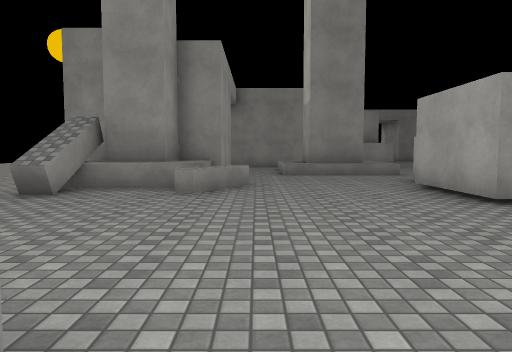
View 1 (above)

24 first-person views from a walk through a scene from a Unity 3-D project. The camera is 1.3 m above the floor, tilts 4° down and sees 70° across. The floor is counted in squares, 2 m on a side. Each view is taken from the middle of a square. On the plan, view 1 faces up. The plan holds only what a view shows up to about 11 squares ahead; the rest is blank. The place goes on beyond the plan. Surface patterns are stand-ins for the level's own textures.

View 2
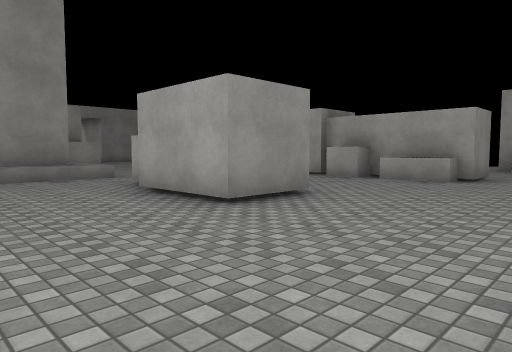

View 3
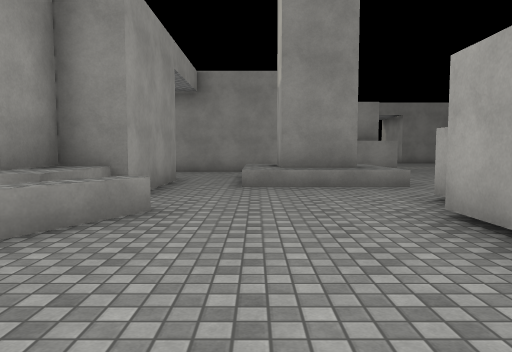

View 4
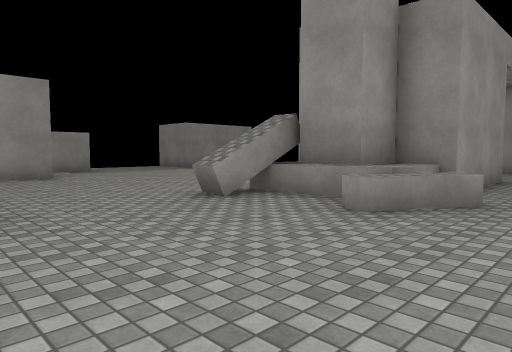

View 5
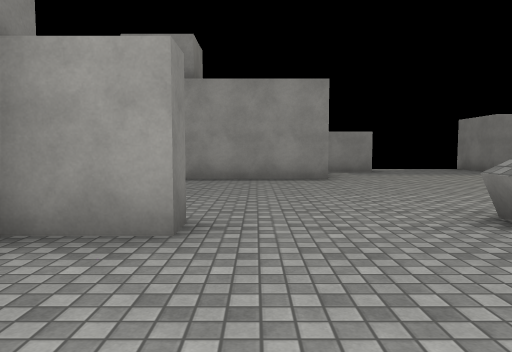

View 6
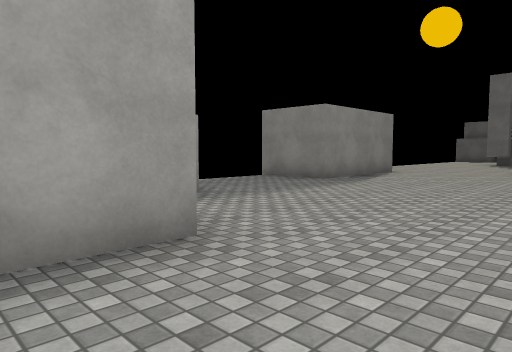

View 7
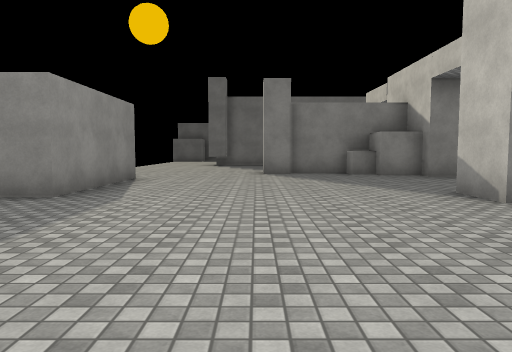

View 8
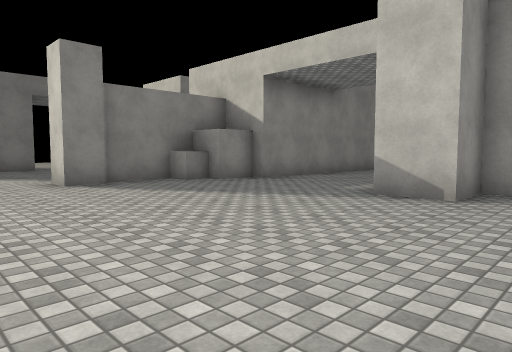

View 9
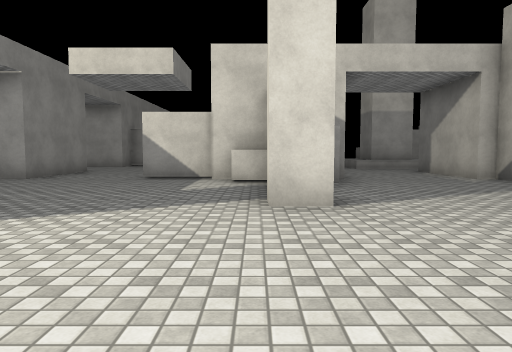

View 10
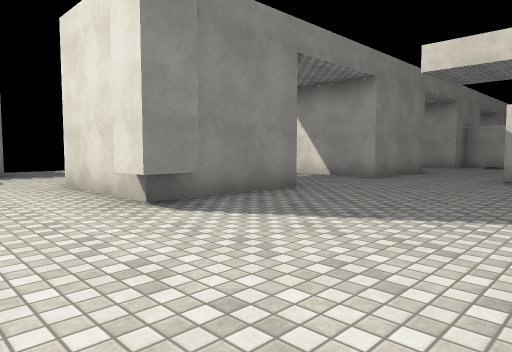

View 11
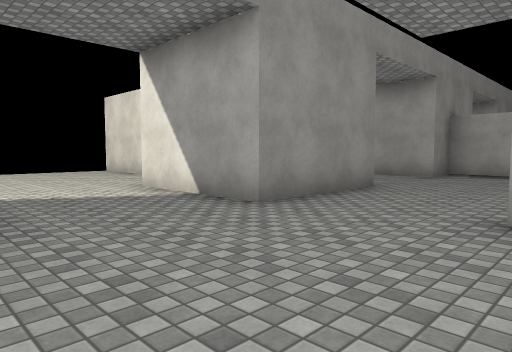

View 12
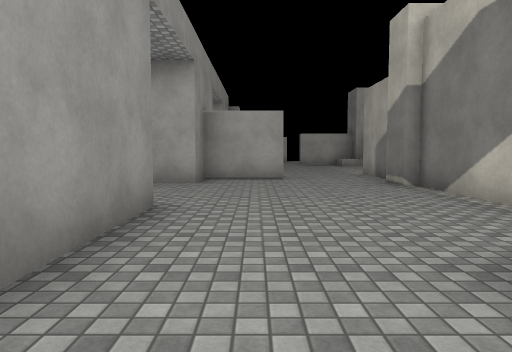

View 13
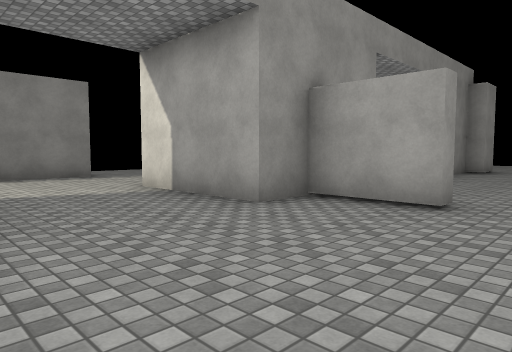

View 14
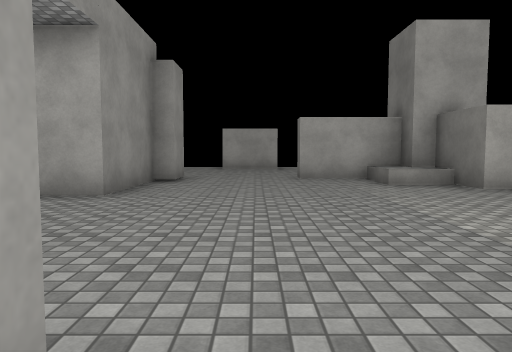

View 15
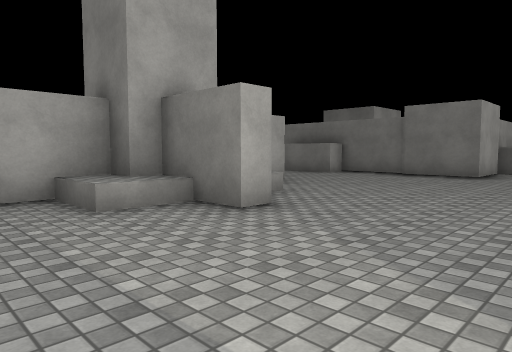

View 16
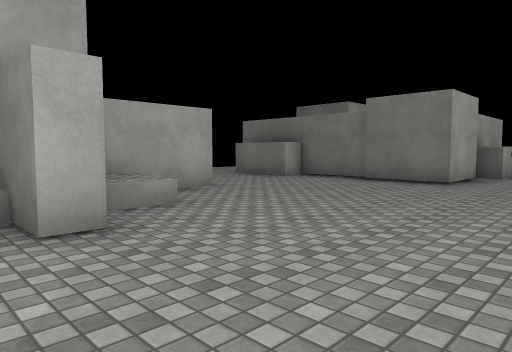

View 17
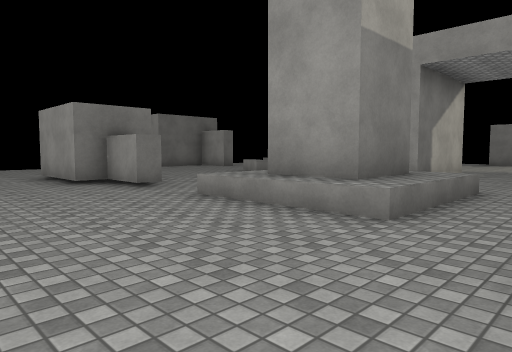

View 18
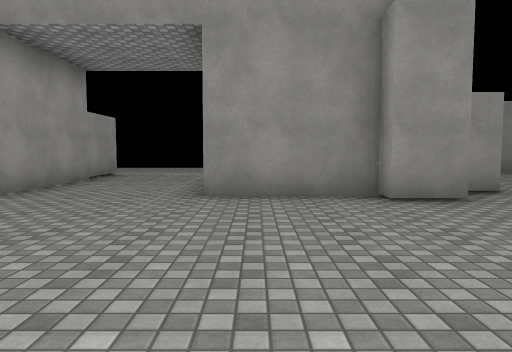

View 19
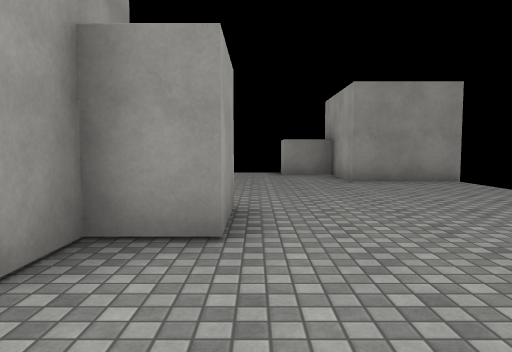

View 20
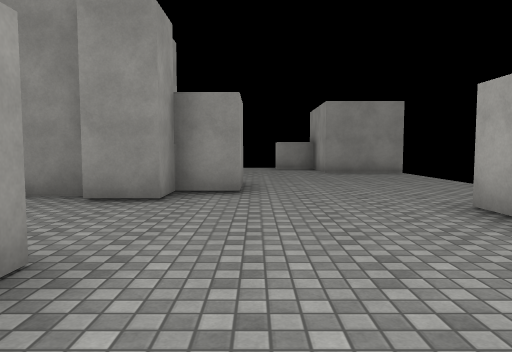

View 21
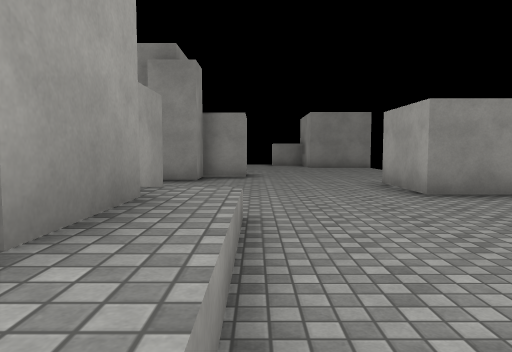

View 22
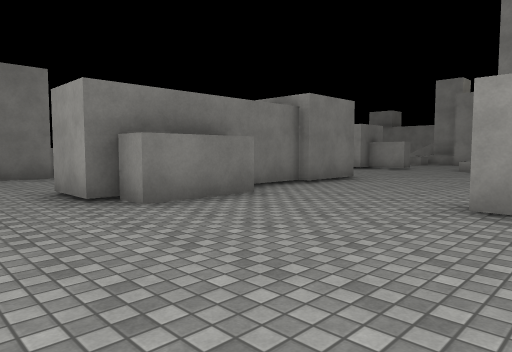

View 23
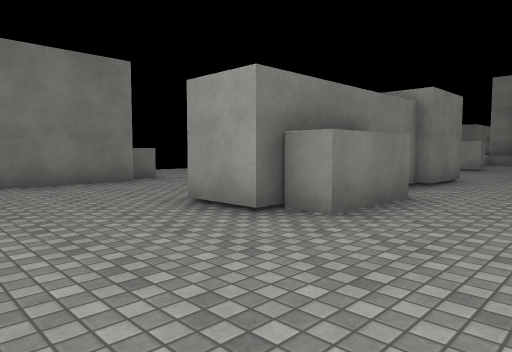

View 24
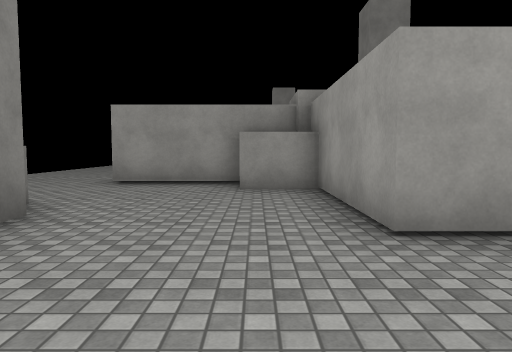

### Floor plan
Points are (right, up) in squares from view 1. A wall is a line through its corners. A room is listed if a view was taken in it or the views show most of it. See-through windows are left out.
Room 1 (views 1, 2, 3, 4, 5, 6, 7, 8, 9, 10, 11, 12, 13, 14, 15, 16, 17, 18, 19, 20, 21, 22, 23, 24)
walls: (3, 11.8) (3, 10.2) (1.5, 10.2) (1.5, 11.8) (3, 11.8); (1.6, 14) (-3.8, 14); (5.4, 14) (4, 14); (3.4, 17) (5.2, 17); (1.7, 17.3) (2.8, 17.3); (-0.8, 17) (1.7, 17); (9, 14.8) (9, 15.3) (10.8, 15.3) (10.8, 15.8); (3.8, 19.4) (3.3, 19.4) (3.3, 21.2) (2.3, 21.2) (2.3, 24.2); (4.5, 6.6) (4.5, 4.4) (2.9, 4.4) (2.9, 6.6); (-3.5, 17) (-3.5, 18.8); (-4.4, 10.6) (-3.7, 10.6) (-3.7, 11) (-0.7, 11) (-0.7, 8) (-1.7, 8) (-1.7, 6.9) (-2.9, 6.9); (-3.7, 9) (-3.7, 9.5) (-4.9, 9.5) (-4.9, 10.6); (-3.2, 8) (-3.8, 8); (10.5, 15.7) (11.2, 15.7) (11.2, 18.1); (8.3, 6.8) (8.3, 8.5) (10.1, 8.5); (11.2, 11.9) (11.2, 13.9); (10, 8.3) (12.1, 8.3); (-5.5, 15.3) (-7, 15.3); (11.8, 12.4) (11.8, 11.9); (-0.6, 21.2) (-3.7, 21.2) (-3.7, 24.2); (12.1, 15.8) (12.1, 14.2); (9.8, 5.8) (9.8, 3.2) (8.5, 3.2) (8.5, 6.9); (11.8, 18.1) (11.8, 17); (-7, 15.1) (-7.8, 15.1) (-7.8, 15.9); (5.3, 24.2) (5.3, 21.2); (13.8, 8.3) (14.3, 8.3) (14.3, 7) (11, 7) (11, 5.6); (-3.2, 2.4) (-2.7, 2.4) (-2.7, 1); (-6.8, 21.2) (-9.7, 21.2) (-9.7, 24.2); (5.3, 26.1) (5.3, 24.4); (12.5, 3.2) (13.2, 3.2); (12.8, 22.5) (12.8, 21.6) (11.8, 21.6) (11.8, 20.7) (10.8, 20.7) (10.8, 21.2) (8.3, 21.2) (8.3, 22.1); (13.2, 3.7) (15.8, 3.7); (-10.8, 13.6) (-10.8, 10.1) (-12.5, 10.1); (-8.3, 4.8) (-8.3, 1.4); (2.6, 27.3) (0.6, 27.3); (-9.2, 20.7) (-10, 20.7) (-10, 21.5); (16.8, 18.3) (15.5, 18.3) (15.5, 20.2); (-10.6, 6.5) (-10.6, 5.1); (-2.1, 27.2) (-2.1, 28.8); (17.4, 26.6) (15, 26.6) (15, 28.8)
low walls: (0.8, 12.5) (3.7, 12.5) (3.7, 9.5) (0.8, 9.5); (-1, 8) (-1, 7.4); (9.9, 13.5) (9.9, 14.5); (9.9, 15.2) (9.9, 16.5) (11.2, 16.5); (-1.4, 6.3) (-2.5, 6.3); (12.8, 15.9) (12.8, 13.5)
objects: cube (-5, 15); cube (-4, 15); block (-4, 16); other object (-3, 6); other object (-1, 6) to (-1, 7); block (4, 7); other object (8, 4) to (8, 5); other object (8, 6); other object (12, 9) to (13, 9); block (14, 29) to (15, 30)

Where each view was taken, in squares from view 1:
view 1: 0 up, 0 right, facing up
view 2: 1 up, 0 right, facing up-right
view 3: 3 up, 1 right, facing up
view 4: 2 up, 1 right, facing up-left
view 5: 3 up, 0 right, facing left
view 6: 3 up, 6 left, facing up-left
view 7: 5 up, 8 left, facing up
view 8: 8 up, 10 left, facing up-right
view 9: 16 up, 12 left, facing right
view 10: 17 up, 12 left, facing up-right
view 11: 18 up, 7 left, facing up-right
view 12: 20 up, 5 left, facing right
view 13: 18 up, 1 left, facing up-right
view 14: 19 up, 3 right, facing right
view 15: 18 up, 6 right, facing down-right
view 16: 16 up, 6 right, facing down-right
view 17: 14 up, 7 right, facing down-left
view 18: 16 up, 9 right, facing up
view 19: 19 up, 13 right, facing up
view 20: 16 up, 13 right, facing up
view 21: 13 up, 13 right, facing up
view 22: 13 up, 16 right, facing down-left
view 23: 11 up, 17 right, facing down-left
view 24: 6 up, 17 right, facing left
